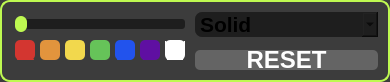
   <widget class="QGroupBox" name="edgesSettings">
    <property name="geometry">
     <rect>
      <x>1040</x>
      <y>10</y>
      <width>390</width>
      <height>82</height>
     </rect>
    </property>
    <property name="styleSheet">
     <string notr="true">QGroupBox {
    background-color: rgb(60, 60, 60);
    border-radius: 10px;
    border: 2px solid rgb(190, 249, 81); 
    padding: 0 10px;
}</string>
    </property>
    <property name="title">
     <string/>
    </property>
    <widget class="QComboBox" name="edges_type">
     <property name="geometry">
      <rect>
       <x>195</x>
       <y>12</y>
       <width>183</width>
       <height>25</height>
      </rect>
     </property>
     <property name="sizePolicy">
      <sizepolicy hsizetype="Maximum" vsizetype="Maximum">
       <horstretch>0</horstretch>
       <verstretch>0</verstretch>
      </sizepolicy>
     </property>
     <property name="maximumSize">
      <size>
       <width>190</width>
       <height>65</height>
      </size>
     </property>
     <property name="font">
      <font>
       <pointsize>16</pointsize>
       <bold>true</bold>
      </font>
     </property>
     <property name="focusPolicy">
      <enum>Qt::ClickFocus</enum>
     </property>
     <property name="layoutDirection">
      <enum>Qt::LeftToRight</enum>
     </property>
     <property name="styleSheet">
      <string notr="true">QComboBox {
    background-color: rgb(30, 30, 30);
    border-radius: 7px; 
    text-align: center;
}

QComboBox::view {
    background-color: qlineargradient(spread:pad, x1:0.5, y1:0, x2:0.5, y2:1, stop:0 rgba(211, 211, 211, 255), stop:1 rgba(255, 255, 255, 255));
    border-radius: 6px; 
}</string>
     </property>
     <property name="insertPolicy">
      <enum>QComboBox::InsertAtTop</enum>
     </property>
     <property name="sizeAdjustPolicy">
      <enum>QComboBox::AdjustToMinimumContentsLengthWithIcon</enum>
     </property>
     <item>
      <property name="text">
       <string>Solid</string>
      </property>
     </item>
     <item>
      <property name="text">
       <string>Dashed</string>
      </property>
     </item>
    </widget>
    <widget class="QSlider" name="edges_thickness">
     <property name="geometry">
      <rect>
       <x>10</x>
       <y>12</y>
       <width>180</width>
       <height>25</height>
      </rect>
     </property>
     <property name="styleSheet">
      <string notr="true">QSlider {
    background-color: rgba(30, 30, 30,0);
}

QSlider::groove:horizontal {
    background-color: rgb(30, 30, 30);
    height: 10px;
    border-radius: 3px;
    margin: 0 5px; /* Добавляем отступы с левой и правой стороны */
}

QSlider::handle:horizontal {
    background-color: rgb(190, 249, 81);
    width: 12px;
    height: 12px;
    margin: -3px 0;
    border-radius: 6px;
}
</string>
     </property>
     <property name="minimum">
      <number>1</number>
     </property>
     <property name="maximum">
      <number>10</number>
     </property>
     <property name="value">
      <number>1</number>
     </property>
     <property name="sliderPosition">
      <number>1</number>
     </property>
     <property name="tracking">
      <bool>true</bool>
     </property>
     <property name="orientation">
      <enum>Qt::Horizontal</enum>
     </property>
     <property name="invertedAppearance">
      <bool>false</bool>
     </property>
     <property name="invertedControls">
      <bool>false</bool>
     </property>
    </widget>
    <widget class="QPushButton" name="edgesRed">
     <property name="geometry">
      <rect>
       <x>15</x>
       <y>40</y>
       <width>20</width>
       <height>20</height>
      </rect>
     </property>
     <property name="font">
      <font>
       <family>.AppleSystemUIFont</family>
       <pointsize>20</pointsize>
       <bold>true</bold>
      </font>
     </property>
     <property name="styleSheet">
      <string notr="true">background-color: rgb(211, 54, 48);
color: rgb(211, 54, 48);
border-radius: 5px;</string>
     </property>
     <property name="text">
      <string>R</string>
     </property>
    </widget>
    <widget class="QPushButton" name="edgesOrange">
     <property name="geometry">
      <rect>
       <x>40</x>
       <y>40</y>
       <width>20</width>
       <height>20</height>
      </rect>
     </property>
     <property name="font">
      <font>
       <family>.AppleSystemUIFont</family>
       <pointsize>20</pointsize>
       <bold>true</bold>
      </font>
     </property>
     <property name="styleSheet">
      <string notr="true">background-color:rgb(226, 148, 61);
color: rgb(226, 148, 61);
border-radius: 5px;</string>
     </property>
     <property name="text">
      <string>O</string>
     </property>
    </widget>
    <widget class="QPushButton" name="edgesYellow">
     <property name="geometry">
      <rect>
       <x>65</x>
       <y>40</y>
       <width>20</width>
       <height>20</height>
      </rect>
     </property>
     <property name="font">
      <font>
       <family>.AppleSystemUIFont</family>
       <pointsize>20</pointsize>
       <bold>true</bold>
      </font>
     </property>
     <property name="styleSheet">
      <string notr="true">background-color: rgb(242, 216, 77);
color: rgb(242, 216, 77);
border-radius: 5px;
</string>
     </property>
     <property name="text">
      <string>Y</string>
     </property>
    </widget>
    <widget class="QPushButton" name="edgesGreen">
     <property name="geometry">
      <rect>
       <x>90</x>
       <y>40</y>
       <width>20</width>
       <height>20</height>
      </rect>
     </property>
     <property name="font">
      <font>
       <family>.AppleSystemUIFont</family>
       <pointsize>20</pointsize>
       <bold>true</bold>
      </font>
     </property>
     <property name="styleSheet">
      <string notr="true">background-color: rgb(102, 195, 89);
color:rgb(102, 195, 89);
border-radius: 5px;</string>
     </property>
     <property name="text">
      <string>G</string>
     </property>
    </widget>
    <widget class="QPushButton" name="edgesWhite">
     <property name="geometry">
      <rect>
       <x>165</x>
       <y>40</y>
       <width>20</width>
       <height>20</height>
      </rect>
     </property>
     <property name="font">
      <font>
       <family>.AppleSystemUIFont</family>
       <pointsize>20</pointsize>
       <bold>true</bold>
      </font>
     </property>
     <property name="styleSheet">
      <string notr="true">background-color: rgb(255, 255, 255);
color: rgb(255, 255, 255);
border-radius: 5px;</string>
     </property>
     <property name="text">
      <string>W</string>
     </property>
    </widget>
    <widget class="QPushButton" name="edges_reset">
     <property name="geometry">
      <rect>
       <x>195</x>
       <y>50</y>
       <width>183</width>
       <height>20</height>
      </rect>
     </property>
     <property name="font">
      <font>
       <family>.AppleSystemUIFont</family>
       <pointsize>18</pointsize>
       <bold>true</bold>
      </font>
     </property>
     <property name="styleSheet">
      <string notr="true">QPushButton {
    background-color: rgb(100, 100, 100);
border-radius: 5px;
color: white;
}

QPushButton:pressed {
    background-color: rgb(50, 50, 50);
border-radius: 5px;
color: white;
}</string>
     </property>
     <property name="text">
      <string>RESET</string>
     </property>
    </widget>
    <widget class="QPushButton" name="edgesBlue">
     <property name="geometry">
      <rect>
       <x>115</x>
       <y>40</y>
       <width>20</width>
       <height>20</height>
      </rect>
     </property>
     <property name="font">
      <font>
       <family>.AppleSystemUIFont</family>
       <pointsize>20</pointsize>
       <bold>true</bold>
      </font>
     </property>
     <property name="styleSheet">
      <string notr="true">background-color:rgb(34, 83, 237);
color: rgb(34, 83, 237);
border-radius: 5px;</string>
     </property>
     <property name="text">
      <string>B</string>
     </property>
    </widget>
    <widget class="QPushButton" name="edgesPurple">
     <property name="geometry">
      <rect>
       <x>140</x>
       <y>40</y>
       <width>20</width>
       <height>20</height>
      </rect>
     </property>
     <property name="font">
      <font>
       <family>.AppleSystemUIFont</family>
       <pointsize>20</pointsize>
       <bold>true</bold>
      </font>
     </property>
     <property name="styleSheet">
      <string notr="true">background-color: rgb(95, 15, 162);
color: rgb(95, 15, 162);
border-radius: 5px;</string>
     </property>
     <property name="text">
      <string>P</string>
     </property>
    </widget>
   </widget>
